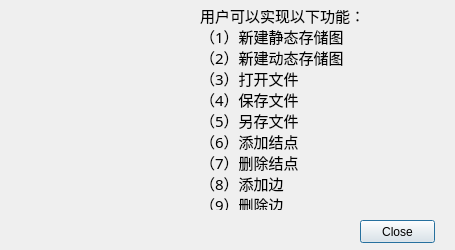
<?xml version="1.0" encoding="UTF-8"?>
<ui version="4.0">
 <class>Help</class>
 <widget class="QDialog" name="Help">
  <property name="geometry">
   <rect>
    <x>0</x>
    <y>0</y>
    <width>455</width>
    <height>250</height>
   </rect>
  </property>
  <property name="windowTitle">
   <string>Dialog</string>
  </property>
  <widget class="QLabel" name="label">
   <property name="geometry">
    <rect>
     <x>200</x>
     <y>10</y>
     <width>165</width>
     <height>200</height>
    </rect>
   </property>
   <property name="font">
    <font>
     <family>微软雅黑</family>
     <pointsize>11</pointsize>
     <weight>50</weight>
     <bold>false</bold>
    </font>
   </property>
   <property name="text">
    <string>用户可以实现以下功能：
（1）新建静态存储图
（2）新建动态存储图
（3）打开文件
（4）保存文件
（5）另存文件
（6）添加结点
（7）删除结点
（8）添加边
（9）删除边</string>
   </property>
  </widget>
  <widget class="QPushButton" name="pushButton">
   <property name="geometry">
    <rect>
     <x>360</x>
     <y>220</y>
     <width>75</width>
     <height>23</height>
    </rect>
   </property>
   <property name="text">
    <string>Close</string>
   </property>
  </widget>
  <widget class="QLabel" name="label_2">
   <property name="geometry">
    <rect>
     <x>30</x>
     <y>40</y>
     <width>111</width>
     <height>141</height>
    </rect>
   </property>
   <property name="styleSheet">
    <string notr="true">image: url(:/new/Icon/Images/icon.png);</string>
   </property>
   <property name="text">
    <string/>
   </property>
   <property name="scaledContents">
    <bool>true</bool>
   </property>
  </widget>
 </widget>
 <resources/>
 <connections/>
</ui>
